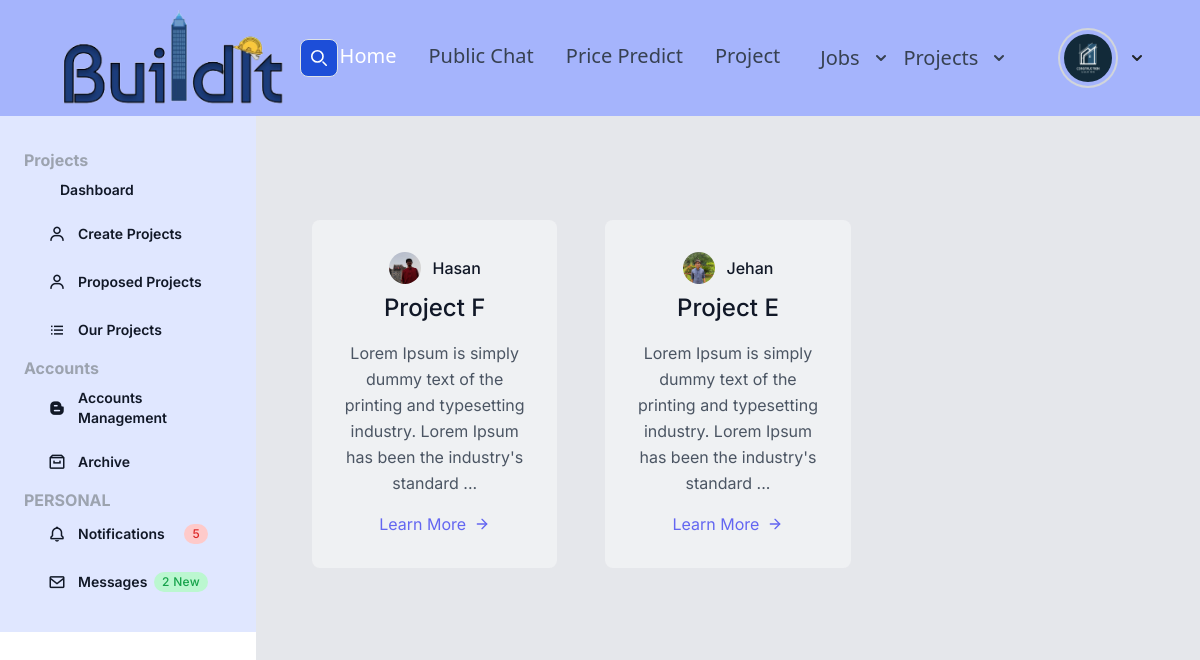
The app's page /projects/proposed_list/ (signed in) with its own data.
### users/models.py (models this page shows, shortened)
class Profile(models.Model):
    user = models.OneToOneField(User, on_delete=models.CASCADE)
    image = models.ImageField(default='default.jpg',upload_to='profile_pic')
    bio = models.CharField(default='',max_length=100)

### project_manage/models.py (models this page shows)
class Project(models.Model):
    project_name = models.CharField(max_length=100,default='')
    project_description = models.CharField(max_length=300,default='')
    client_contact_no = models.CharField(max_length=20,default='')
    project_location = models.CharField(max_length=50,default='')
    project_city = models.CharField(max_length=20,default='')
    project_country = models.CharField(max_length=20,default='')
    project_zip = models.IntegerField(default=0)
    budget = models.IntegerField(default=0)
    deadline = models.DateTimeField(default=timezone.now)
    has_closed = models.BooleanField(default=False)
    has_accepted = models.BooleanField(default=False)
    proposed_date = models.DateTimeField(default=timezone.now)
    client = models.ForeignKey(User,on_delete=models.CASCADE,related_name='project_client')
    owner = models.ForeignKey(User,on_delete=models.CASCADE,related_name='project_owner',default=None,null=True)

### project_manage/views.py (the view)
# urls.py: path('proposed_list/',ProjectProposedListView.as_view(),name='proposed-projects'),
class ProjectProposedListView(LoginRequiredMixin,ListView):
    model = Project
    template_name = 'project_manage/proposed_projects.html'
    context_object_name = 'projects'
    ordering = ['-proposed_date']
    paginate_by = 5
    def get_queryset(self):
        return Project.objects.filter(has_accepted=False).order_by('-proposed_date')

### project_manage/templates/project_manage/proposed_projects.html
{% extends 'project_manage/index.html' %}
{% block content %}
    <section class="text-gray-600 body-font">
        <div class="container px-5 py-24 mx-auto">
            <div class="flex flex-wrap -m-4">
                {% for project in projects %}
                    <div class="p-4 lg:w-1/3">
                        <div class="h-full bg-gray-100 bg-opacity-75 px-8 pt-8 pb-8 rounded-lg overflow-hidden text-center relative">
                            <div class="inline-flex items-center relative bottom-0 pb-2">
                                <img alt="blog" src="{{ project.client.profile.image.url }}"
                                     class="w-8 h-8 rounded-full flex-shrink-0 object-cover object-center">
                                <span class="flex-grow flex flex-col pl-3">
                                    <span class="title-font font-medium text-gray-900">{{ project.client.username }}</span>
                                 </span>
                            </div>
                            <h1 class="title-font sm:text-2xl text-xl font-medium text-gray-900 mb-3">{{ project.project_name }}</h1>
                            <p class="leading-relaxed mb-3">{{ project.project_description|slice:":120" }}
                                {% if project.project_description|length > 80 %}...{% endif %}</p>
                            <a href="{% url 'project-details' project.id %}"
                               class="text-indigo-500 inline-flex items-center">Learn More
                                <svg class="w-4 h-4 ml-2" viewBox="0 0 24 24" stroke="currentColor" stroke-width="2"
                                     fill="none" stroke-linecap="round" stroke-linejoin="round">
                                    <path d="M5 12h14"></path>
                                    <path d="M12 5l7 7-7 7"></path>
                                </svg>
                            </a>
                        </div>
                    </div>
                {% endfor %}
            </div>
        </div>
    </section>
{% endblock %}

### posts/templates/posts/Header.html (shortened to what this page needs)
{% load static %}
<nav class="bg-indigo-300 border-gray-200 px-12 lg:px-6 py-2.5 dark:bg-gray-800 text-xl disfi">
        <div class="flex justify-evenly items-center  max-w-screen-3xl px-8">
            <a href="{% url 'posts-home' %}" class="flex items-center">
                <img src="{% static 'posts/images/logo.png' %}" class="mr-1.5 w-26 h-24 sm:h-24" alt="Flowbite Logo"/>
            </a>
            <form class="flex items-center max-w-4xl w-70" method="get" action="{% url 'post_search' %}">
                <button type="submit"
                        class="p-2.5 ms-2 text-sm font-medium text-white bg-blue-700 rounded-lg border border-blue-700 hover:bg-blue-800 focus:ring-4 focus:outline-none focus:ring-blue-300 dark:bg-blue-600 dark:hover:bg-blue-700 dark:focus:ring-blue-800">
                    <svg class="w-4 h-4" aria-hidden="true" xmlns="http://www.w3.org/2000/svg" fill="none"
                         viewBox="0 0 20 20">
                        <path stroke="currentColor" stroke-linecap="round" stroke-linejoin="round" stroke-width="2"
                              d="m19 19-4-4m0-7A7 7 0 1 1 1 8a7 7 0 0 1 14 0Z"/>
                    </svg>
                </button>
            </form>
            <div class="flex items-center justify-between gap-8 flex-nowrap lg:order-2">
                {% if user.is_authenticated %}
                    <div class="flex justify-between items-center">
                        {% if user.first_name == "B" %}
                            <div class="gap-8">
                                <button id="projectDropdownButton" data-dropdown-toggle="projectDropdown"
                                        class="text-gray-700 hover:bg-blue-800 focus:ring-4 focus:outline-none focus:ring-blue-300 font-medium rounded-lg text-xl px-2 py-2.5 text-center inline-flex items-center dark:bg-blue-600 hover:text-white dark:hover:bg-indigo-700 dark:focus:ring-indigo-700"
                                        type="button">
                                    Projects
                                    <svg class="w-2.5 h-2.5 ms-3" aria-hidden="true" xmlns="http://www.w3.org/2000/svg"
                                         fill="none" viewBox="0 0 10 6">
                                        <path stroke="currentColor" stroke-linecap="round" stroke-linejoin="round"
                                              stroke-width="2" d="m1 1 4 4 4-4"/>
                                    </svg>
                                </button>
                            </div>
                        {% endif %}
                        <div>
                            <button id="profileDropdownButton" data-dropdown-toggle="profileDropdown"
                                    class="py-2.5 text-center inline-flex items-center dark:bg-blue-600 dark:hover:bg-blue-700 dark:focus:ring-blue-800"
                                    type="button">
                                <img class="w-14 ml-12 h-14 p-1 rounded-full ring-2 ring-gray-300 dark:ring-gray-500"
                                     src="{{ user.profile.image.url }}" alt="Rounded avatar">
                                <svg class="w-2.5 h-2.5 ms-3" aria-hidden="true" xmlns="http://www.w3.org/2000/svg"
                                     fill="none" viewBox="0 0 10 6">
                                    <path stroke="currentColor" stroke-linecap="round" stroke-linejoin="round"
                                          stroke-width="2" d="m1 1 4 4 4-4"/>
                                </svg>
                            </button>
                        </div>
                    </div>
                {% endif %}
            </div>
            <div class="hidden justify-between items-center w-full lg:flex lg:w-auto lg:order-1" id="mobile-menu-2">
                <ul class="flex font-medium  lg:space-x-8 lg:mt-0">
                    <li>
                        <a href="{% url 'posts-home' %}"
                           class="block py-2 pr-4 pl-3 text-white rounded bg-blue-700 lg:bg-transparent lg:text-blue-700 lg:p-0 dark:text-white"
                           aria-current="page">Home</a>
                    </li>
                    <li>
                        <a href="{% url 'chat' %}"
                           class="block py-2 pr-4 pl-3 text-gray-700 border-b border-gray-100 hover:bg-gray-50 lg:hover:bg-transparent lg:border-0 lg:hover:text-blue-700 lg:p-0 dark:text-gray-400 lg:dark:hover:text-white dark:hover:bg-gray-700 dark:hover:text-white lg:dark:hover:bg-transparent dark:border-gray-700">Public
                            Chat</a>
                    </li>
                    <li>
                        <a href="{% url 'prediction' %}"
                           class="block py-2 pr-4 pl-3 text-gray-700 border-b border-gray-100 hover:bg-gray-50 lg:hover:bg-transparent lg:border-0 lg:hover:text-blue-700 lg:p-0 dark:text-gray-400 lg:dark:hover:text-white dark:hover:bg-gray-700 dark:hover:text-white lg:dark:hover:bg-transparent dark:border-gray-700">Price
                            Predict</a>
                    </li>
                    <li>
                        <a href="{% url 'project-dashboard' %}"
                           class="block py-2 pr-4 pl-3 text-gray-700 border-b border-gray-100 hover:bg-gray-50 lg:hover:bg-transparent lg:border-0 lg:hover:text-blue-700 lg:p-0 dark:text-gray-400 lg:dark:hover:text-white dark:hover:bg-gray-700 dark:hover:text-white lg:dark:hover:bg-transparent dark:border-gray-700">Project</a>
                    </li>
                    <li>
                        <div class="gap-8">
                                <button id="jobDropdownButton" data-dropdown-toggle="jobDropdown"
                                        class="text-gray-700 hover:bg-blue-800 focus:ring-4 focus:outline-none focus:ring-blue-300 font-medium rounded-lg text-xl px-2 py-2.5 text-center inline-flex items-center dark:bg-blue-600 hover:text-white dark:hover:bg-indigo-700 dark:focus:ring-indigo-700"
                                        type="button">
                                    Jobs
                                    <svg class="w-2.5 h-2.5 ms-3" aria-hidden="true" xmlns="http://www.w3.org/2000/svg"
                                         fill="none" viewBox="0 0 10 6">
                                        <path stroke="currentColor" stroke-linecap="round" stroke-linejoin="round"
                                              stroke-width="2" d="m1 1 4 4 4-4"/>
                                    </svg>
                                </button>
                            </div>
                    </li>
                </ul>
            </div>
        </div>
    </nav>

### posts/static/css_pm/myStyle.css (style rules this page uses)
html { line-height: 1.5; -webkit-text-size-adjust: 100%; -moz-tab-size: 4; -o-tab-size: 4; tab-size: 4; font-family: ui-sans-serif, system-ui, -apple-system, BlinkMacSystemFont, "Segoe UI", Roboto, "Helvetica Neue", Arial, "Noto Sans", sans-serif, "Apple Color Emoji", "Segoe UI Emoji", "Segoe UI Symbol", "Noto Color Emoji"; font-feature-settings: normal; font-variation-settings: normal; }
body { margin: 0; line-height: inherit; }
h1, h2, h3, h4, h5, h6 { font-size: inherit; font-weight: inherit; }
a { color: inherit; text-decoration: inherit; }
button, input, optgroup, select, textarea { font-family: inherit; font-feature-settings: inherit; font-variation-settings: inherit; font-size: 100%; font-weight: inherit; line-height: inherit; color: inherit; margin: 0; padding: 0; }
button, select { text-transform: none; }
button, [type='button'], [type='reset'], [type='submit'] { -webkit-appearance: button; background-color: transparent; background-image: none; }
blockquote, dl, dd, h1, h2, h3, h4, h5, h6, hr, figure, p, pre { margin: 0; }
ol, ul, menu { list-style: none; margin: 0; padding: 0; }
button, [role="button"] { cursor: pointer; }
img, svg, video, canvas, audio, iframe, embed, object { display: block; vertical-align: middle; }
img, video { max-width: 100%; height: auto; }
.relative { position: relative; }
.ml-2 { margin-left: 0.5rem; }
.block { display: block; }
.flex { display: flex; }
.hidden { display: none; }
.h-4 { height: 1rem; }
.h-8 { height: 2rem; }
.h-full { height: 100%; }
.w-8 { width: 2rem; }
.w-full { width: 100%; }
.items-center { align-items: center; }
.justify-between { justify-content: space-between; }
.rounded { border-radius: 0.25rem; }
.rounded-full { border-radius: 9999px; }
.border { border-width: 1px; }
.border-b { border-bottom-width: 1px; }
.border-gray-100 { --tw-border-opacity: 1; border-color: rgb(243 244 246 / var(--tw-border-opacity)); }
.border-gray-200 { --tw-border-opacity: 1; border-color: rgb(229 231 235 / var(--tw-border-opacity)); }
.bg-gray-100 { --tw-bg-opacity: 1; background-color: rgb(243 244 246 / var(--tw-bg-opacity)); }
.object-cover { -o-object-fit: cover; object-fit: cover; }
.p-1 { padding: 0.25rem; }
.p-4 { padding: 1rem; }
.py-2 { padding-top: 0.5rem; padding-bottom: 0.5rem; }
.pr-4 { padding-right: 1rem; }
.text-sm { font-size: 0.875rem; line-height: 1.25rem; }
.text-xl { font-size: 1.25rem; line-height: 1.75rem; }
.font-medium { font-weight: 500; }
.text-gray-600 { --tw-text-opacity: 1; color: rgb(75 85 99 / var(--tw-text-opacity)); }
.text-white { --tw-text-opacity: 1; color: rgb(255 255 255 / var(--tw-text-opacity)); }

### records on screen
Project: client.profile.image (picture), client.username "Hasan", project_name "Project F", project_description "Lorem Ipsum is simply dummy text of the printing and typesetting industry. Lorem Ipsum has been the industry's standard"
Project: client.profile.image (picture), client.username "Jehan", project_name "Project E", project_description "Lorem Ipsum is simply dummy text of the printing and typesetting industry. Lorem Ipsum has been the industry's standard"
